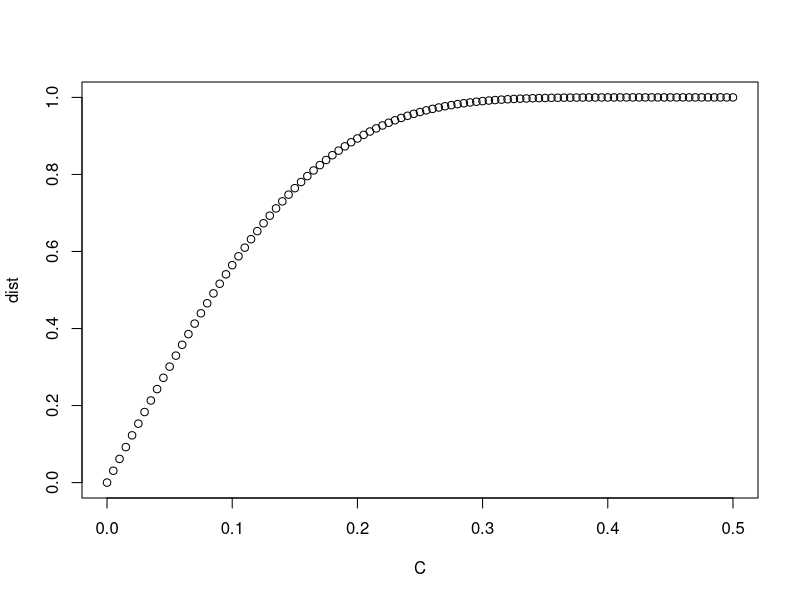
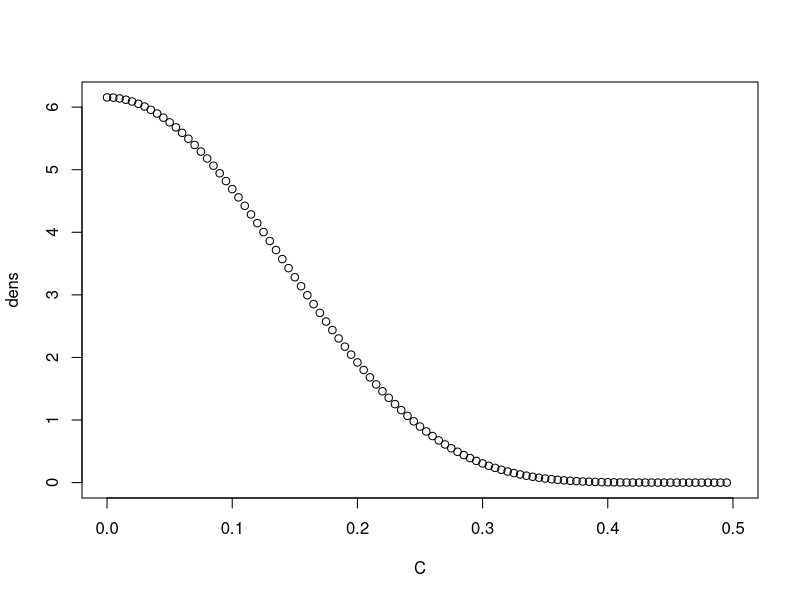
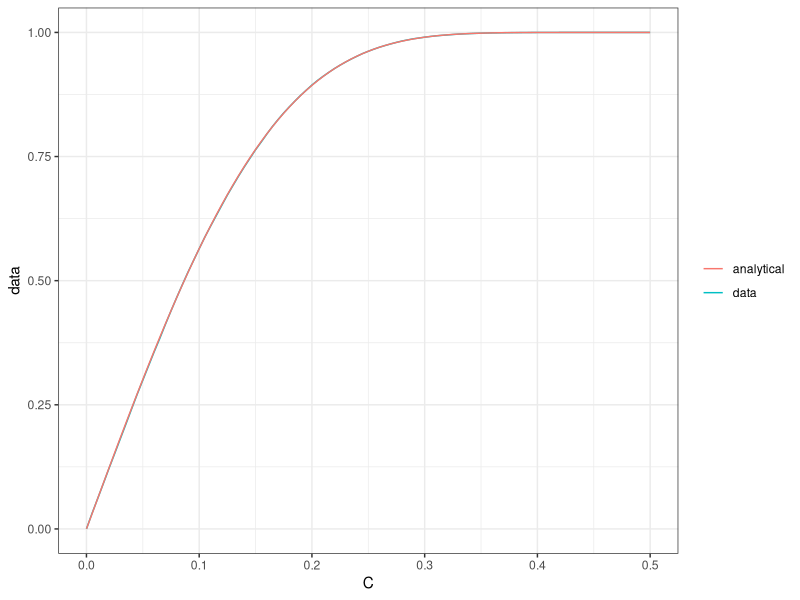
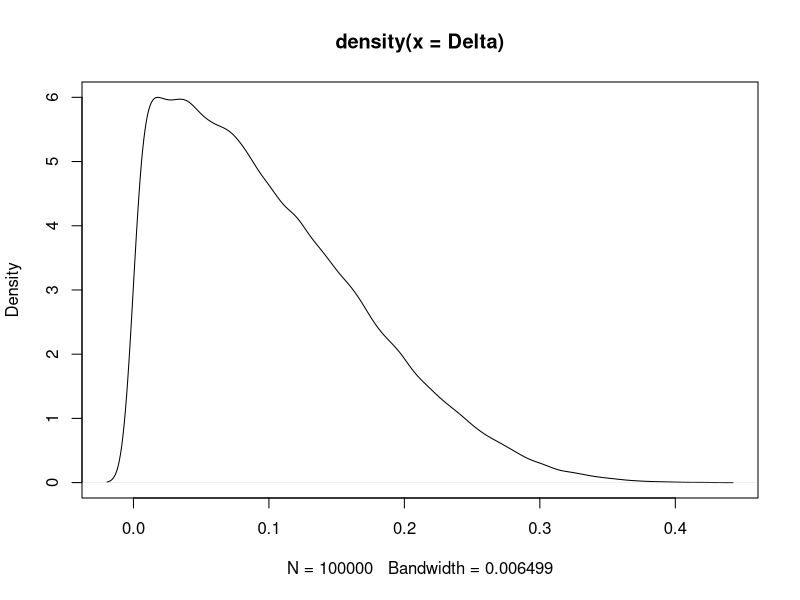
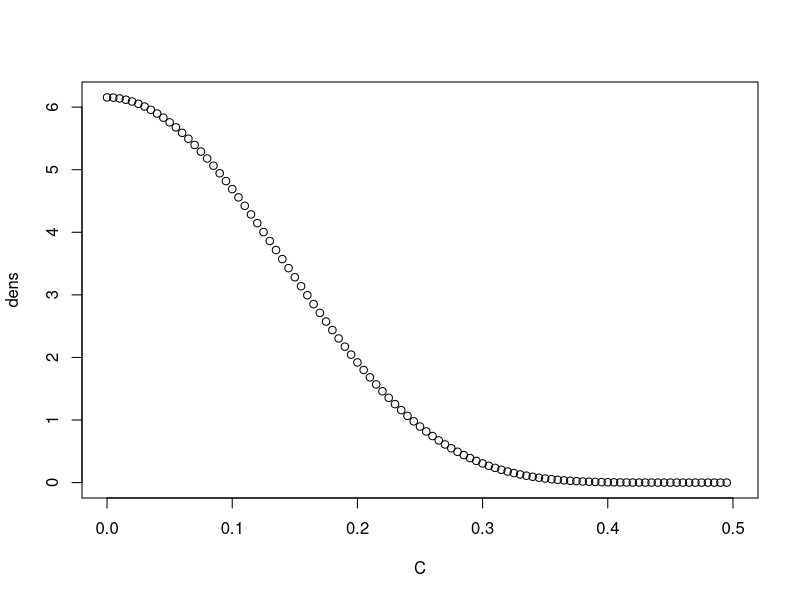
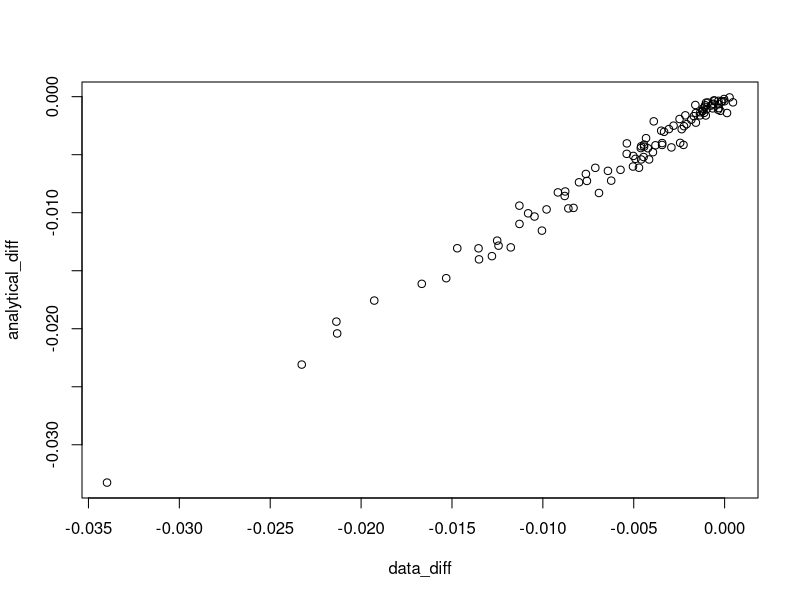
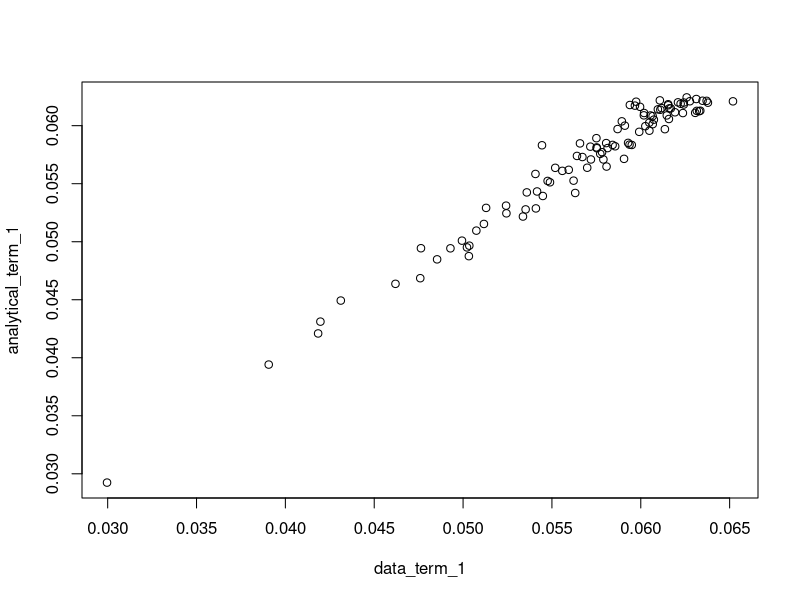
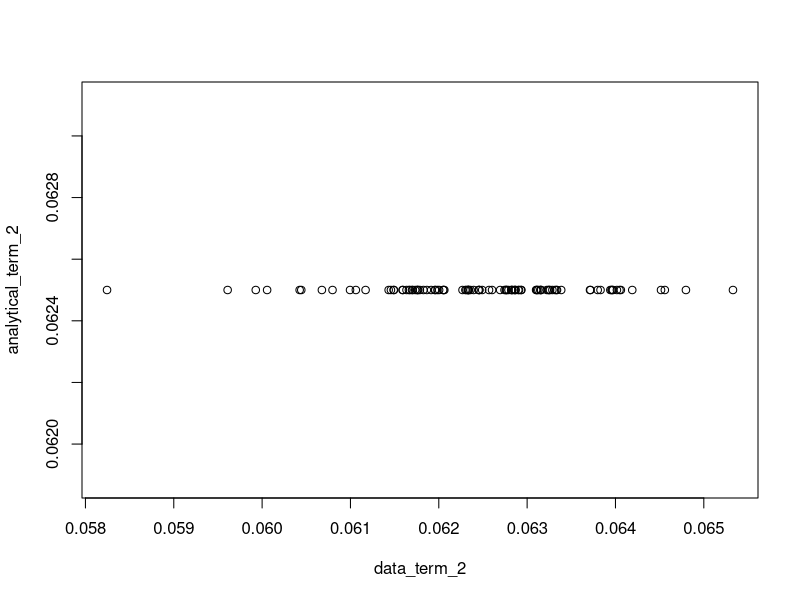

These figures' R source, in order:
#################################### SUMMARY ################################### 

# This scipt performs Monte Carlo for the feasible reordered IV estimator

# The first stage is assumed to be
# D = 1(z * x'd - V > 0)
# where the marginal distribution of V is N(0, 1), so the propensity score is
# p(x,z) = Phi(z * x'd)
# x'd controls the sign of the relationship between Z and D. 

# The second stage is 
# Y(0) = U(0)
# Y(1) = B_0 + psi(x'B) + U(1)
# Y = Y(0) + D(Y(1) - Y(0))
# where psi() is a function which varies between specifications and
# (V, U(1), U(0)) are jointly normal. 

################################# FRONT MATTER #################################

rm(list = ls())
gc()

library(mvtnorm)
library(ggplot2)
library(dplyr)
library(tidyr)
library(boot)
library(xtable)

path <- getwd()

################################## CALIBRATION #################################

# Find constraints on d'd that give the desired number of compliers and defiers

kernel <- function(z, sd_d)(
  
  return((pnorm(z) - pnorm(0)) * dnorm(z, mean = 0, sd = sd_d))
  
)

# initial guess
n_points <- 101
sd_d <- seq(0.01, 5, length.out = n_points)
compliers <- rep(0, n_points)

for (i in 1:n_points){
  
  compliers[i] <- integrate(kernel, lower = 0, upper = Inf, sd_d = sd_d[i])$value
  
}

target <- 0.05 # share of compliers (half the share of switchers)
e_tol <- 0.00000001 # error tolerance

index <- which.min(abs(compliers - target))
upper <- sd_d[min(n_points, index + 1)]
lower <- sd_d[max(1, index - 1)]
error <- abs(compliers[index] - target)

# quick loop to improve
while(error > e_tol){
  
  sd_d <- seq(lower, upper, length.out = n_points)
  for (i in 1:n_points){
    
    compliers[i] <- integrate(kernel, lower = 0, upper = Inf, sd_d = sd_d[i])$value
    
  }
  
  index <- which.min(abs(compliers - target))
  upper <- sd_d[min(n_points, index + 1)]
  lower <- sd_d[max(1, index - 1)]
  error <- abs(compliers[index] - target)
  
}

# final answer
sd_d <- sd_d[index]

############################## VALIDATE PARAMETERS #############################

# Switcher share
K <- 3 # number of X variables
n <- 100000
X <- matrix(rnorm(n * K), nrow = n, ncol = K)

d <- runif(K, min = -1, max = 1)
d <- d * sd_d / sqrt(sum(d * d))

mean(abs(pnorm(X %*% matrix(d, nrow = K, ncol = 1)) - pnorm(0)))
2 * target

############################### SWITCHER DENSITY ###############################

n_points <- 101
C <- seq(0, 1/2, length.out = n_points)
dens <- rep(0, n_points)
dist <- rep(0, n_points)

# sd_d <- 1

for (i in 1:n_points){
  
  dist[i] <- pnorm(qnorm(pnorm(0) + C[i]), mean = 0, sd = sd_d) -
    pnorm(qnorm(pnorm(0) - C[i]), mean = 0, sd = sd_d)
  dens[i] <- (1 / dnorm(qnorm(pnorm(0) + C[i]))) * 
    dnorm(qnorm(pnorm(0) + C[i]), mean = 0, sd = sd_d) + 
    (1 / dnorm(qnorm(pnorm(0) - C[i]))) *
    dnorm(qnorm(pnorm(0) - C[i]), mean = 0, sd = sd_d)
  
}

plot(C, dist)
plot(C, dens)

# verify by simulation
K <- 3
n <- 100000
d <- runif(K, min = - 1, max  = 1)
d <- d * sd_d / sqrt(sum(d ^ 2))
X <- matrix(rnorm(n * K), nrow = n, ncol = K)
Xd <- X %*% as.matrix(d, nrow = K, ncol = 1)
Delta <- abs(pnorm(Xd) - pnorm(0))

emp_dist <- ecdf(Delta)
data_dist <- rep(0, n_points)

for (i in 1:n_points){
  
  data_dist[i] <- emp_dist(C[i])
  
}

plot_data <- data.frame(C = C, data = data_dist, analytical = dist)
plot_data %>% ggplot() + 
  geom_line(aes(x = C, y = data, col = "data")) + 
  geom_line(aes(x = C, y = analytical, col = "analytical")) + 
  theme_bw() + 
  theme(legend.title = element_blank())

data_dens <- density(Delta)
plot(data_dens)
plot(C, dens)

###################### EFFECT OF ESTIMATION ON DENOMINATOR #####################

kernel_one <- function(z, sd_d){
  
  return((pnorm(z) - pnorm(0)) * dnorm(z, mean = 0, sd = sd_d))
  
}

kernel_two <- function(z, sd_d, rho_dd){

  return((1 - pnorm(-rho_dd * z / (sd_d * sqrt(1 - rho_dd ^ 2)))) * 
    (pnorm(z) - pnorm(0)) * dnorm(z, mean = 0, sd = sd_d))
}

K <- 3

pZ <- 1 / 2
Var_Z <- pZ * (1 - pZ)

n <- 100000

runs <- 100
data_diff <- rep(0, runs)
analytical_diff <- rep(0, runs)
data_term_1 <- rep(0, runs)
data_term_2 <- rep(0, runs)
analytical_term_1 <- rep(0, runs)
analytical_term_2 <- rep(0, runs)
rho_record <- rep(0, runs)
 
for (i in 1:runs){
  
  d <- runif(K, min = - 1, max  = 1)
  d <- d / sqrt(sum(d ^ 2))
  d_hat <- d + rnorm(K, mean = 0, sd = 1 / 4)
  
  sd_d <- sqrt(sum(d ^ 2))
  sd_d_hat <- sqrt(sum(d_hat ^ 2))
  rho_dd <- sum(d * d_hat) / (sd_d * sd_d_hat)
  rho_record[i] <- rho_dd

  X <- matrix(rnorm(n * K), nrow = n, ncol = K)
  Xd <- X %*% as.matrix(d, nrow = K, ncol = 1)
  Xd_hat <- X %*% as.matrix(d_hat, nrow = K, ncol = 1)
  
  s <- 2 * as.numeric(Xd >= 0) - 1
  s_hat <- 2 * as.numeric(Xd_hat >= 0) - 1
  
  Z <- rbinom(n, 1, pZ)
  Z_tilde <- Z - mean(Z)
  
  V <- rnorm(n)
  D <- as.numeric(Z * Xd >= V)
  
  data_term_1[i] <- mean(s_hat * D * Z_tilde)
  data_term_2[i] <- mean(s * D * Z_tilde)
  
  data_diff[i] <- data_term_1[i] - data_term_2[i]
  
  analytical_term_1[i] <- 2 * Var_Z * 
    integrate(kernel_two, 
              lower = -Inf, 
              upper = Inf, 
              sd_d = sd_d, 
              rho_dd = rho_dd)$value
  
  analytical_term_2[i] <- 2 * Var_Z * 
    integrate(kernel_one, lower = 0, upper = Inf, sd_d = sd_d)$value
  
  analytical_diff[i] <- analytical_term_1[i] - analytical_term_2[i]

}

plot(data_diff, analytical_diff)
plot(data_term_1, analytical_term_1)
plot(data_term_2, analytical_term_2)

plot(rho_record, data_diff)
plot(rho_record, analytical_diff)

################################## CHECK LATES #################################

K <- 3
d <- runif(K, min = - 1, max = 1)
d <- d / sqrt(sum(d ^ 2))

# # Randomly generate a covariance matrix for the unobservables
# A <- matrix(runif(9, -1, 1), 3, 3)
# sigma <- A %*% t(A)
# # Scale to be a correlation matrix
# for (k in 1:3){
# 
#   sd_k <- sqrt(sigma[k, k])
#   sigma[, k] <- sigma[, k] / sd_k
#   sigma[k, ] <- sigma[k, ] / sd_k
# 
# }

# prespecified correlation matrix, variable order is (U1, U0, V)
sigma <- diag(1, K)
sigma[2, 1] <- -0.25
sigma[3, 1] <- -0.5
sigma[3, 2] <- 0.5
sigma[1, 2] <- -0.25
sigma[1, 3] <- -0.5
sigma[2, 3] <- 0.5

results <- list()

# randomly draw X
X <- rnorm(3, mean = 0, sd = 1)
Xd <- sum(X * d)
results$Xd = Xd

# LATE by simulation
n <- 100000

U <- rmvnorm(n, mean = rep(0, 3), sigma = sigma)
colnames(U) <- c("U1", "U0", "V")
U <- data.frame(U)

Z <- rbinom(n, 1, 1 / 2)
D <- (Z * Xd >= U$V)
Y <- U$U0 + D * (U$U1 - U$U0)

data <- data.frame(Y = Y, D = D, Z = Z)

# data LATE
cov(Y, Z) / cov(D, Z)

D_hat <- lm(D ~ Z, data = data)$fitted.values
results$data <- lm(Y ~ D_hat)$coefficients[2]

# analytical LATE
results$analytical <- 
  (sigma[3, 1] - sigma[3, 2]) * (dnorm(0) - dnorm(Xd)) / (pnorm(Xd) - pnorm(0))

results

#################### EXPECTED TREATMENT EFFECTS (PSI = X'B) ####################

# Assume psi(X'B) = X'B. Get the expected treatment effect. Note that, in this
# case, treatment effects are largest (in magnitude) for strata with the most
# switchers. 
 
# prespecified correlation matrix, variable order is (U1, U0, V)
sigma <- diag(1, 3)
sigma[2, 1] <- -0.25
sigma[3, 1] <- -0.5
sigma[3, 2] <- 0.5
sigma[1, 2] <- -0.25
sigma[1, 3] <- -0.5
sigma[2, 3] <- 0.5

rho_1V <- sigma[3, 1]
rho_0V <- sigma[3, 2]

K <- 3 # number of controls
n_points <- 101 # number of switcher values where we evaluate E[tau]

# Randomly generate parameter vectors 
d <- runif(K, -1, 1)
d <- d / sqrt(sum(d ^ 2))
B <- runif(K, -1, 1)
B <- B / sqrt(sum(B ^ 2))
B_0 <- 1 # ATE

# Values of switcher mass
C <- seq(-1 / 2, 1 / 2, length.out = n_points)
E_tau <- rep(0, n_points) # expected treatment effect

sd_d <- sqrt(sum(d ^ 2))
sd_B <- sqrt(sum(B ^ 2))
rho_Bd <- sum(B * d) / (sd_d * sd_B)

for (i in 1:n_points){
  
  # implied value of X'd from C
  Xd <- qnorm(pnorm(0) + C[i])
  
  # evaluate the expected treatment effect
  if (Xd == 0){
    E_tau[i] <- B_0
  }else{
    E_tau[i] <- B_0 + sd_d * rho_Bd * Xd  / sd_B + 
      (rho_1V - rho_0V) * (dnorm(0) - dnorm(Xd)) / (pnorm(Xd) - pnorm(0))
  }
  
}

# validate using data
n <- 100000

X <- matrix(rnorm(n *K), nrow = n, ncol = K)
Xd <- X %*% as.matrix(d, nrow = K, ncol = 1)
XB <- X %*% as.matrix(B, nrow = K, ncol = 1)

Z <- rbinom(n, 1, 1 / 2)

U <- rmvnorm(n, mean = rep(0, K), sigma = sigma)
colnames(U) <- c("U1", "U0", "V")
U <- data.frame(U)
Y_0 <- U$U0
Y_1 <- B_0 + XB + U$U1
D <- (Z * Xd >= U$V)
Y <- Y_0 + D * (Y_1 - Y_0)

data <- data.frame(Y = Y, Z = Z, D = D, Xd = Xd, XB = XB)
data$C <- pnorm(Xd) - pnorm(0)

# rnadomly draws points and evaluate
n_draws <- 100
comparison <- matrix(0, nrow = n_draws, ncol = 3)
colnames(comparison) <- c("Xd", "data", "analytical")
comparison <- data.frame(comparison)

for (i in 1:n_draws){
  
  X <- rnorm(K)
  Xd <- sum(X * d)
  comparison$Xd[i] <- Xd
  
  lower <- min(0, Xd)
  upper <- max(0, Xd)
  include <- as.logical((U$V > lower) * (U$V < upper))
  
  XB <- rnorm(n, mean = sd_B * rho_Bd * Xd / sd_d, sd = sd_B * sqrt(1 - rho_Bd ^ 2))
  
  comparison$data[i] <- B_0 + mean(XB) + mean((U$U1 - U$U0)[include])
  comparison$analytical[i] <- B_0 + sd_d * rho_Bd * Xd  / sd_B + 
    (rho_1V - rho_0V) * (dnorm(0) - dnorm(Xd)) / (pnorm(Xd) - pnorm(0)) 
  
}

plot(comparison$analytical, comparison$data)
plot(comparison$Xd, comparison$analytical)
plot(comparison$Xd, comparison$data)

######################### VARIANCE OF TREATMENT EFFECTS ########################

kernel_one <- function(z, sd_d){
  
  return((dnorm(0) - dnorm(z)) * z * dnorm(z, mean = 0, sd = sd_d) / 
           (pnorm(z) - pnorm(0)))
  
}

kernel_two <- function(z, sd_d){
  
  return((dnorm(0) - dnorm(z)) ^ 2 * dnorm(z, mean = 0, sd = sd_d) / 
           ((pnorm(z) - pnorm(0)) ^ 2))
  
}

sigma <- diag(1, 3)
sigma[2, 1] <- -0.25
sigma[3, 1] <- -0.5
sigma[3, 2] <- 0.5
sigma[1, 2] <- -0.25
sigma[1, 3] <- -0.5
sigma[2, 3] <- 0.5

rho_1V <- sigma[3, 1]
rho_0V <- sigma[3, 2]

K <- 3

runs <- 100
analytical_var <- rep(0, 100)
data_var <- rep(0, 100)

B_0 <- 1
n <- 100000

for (i in 1:runs){
  
  d <- runif(K, -1, 1)
  # d <- d / sqrt(sum(d ^ 2))
  B <- runif(K, -1, 1)
  # B <- B / sqrt(sum(B ^ 2))
  sd_d <- sqrt(sum(d ^ 2))
  sd_B <- sqrt(sum(B ^ 2))
  rho_Bd <- sum(B * d) / (sd_d * sd_B)
  
  analytical_var[i] <- sd_B ^ 2 + 
    2 * (rho_1V - rho_0V) * (sd_B * rho_Bd / sd_d) * 
    integrate(kernel_one, lower = -Inf, upper = Inf, sd_d = sd_d)$value +
    2 * (rho_1V - rho_0V) ^ 2 * 
    integrate(kernel_two, lower = 0, upper = Inf, sd_d = sd_d)$value
  
  # Validate by simulation
  X <- matrix(rnorm(n * K), nrow = n, ncol = K)
  Xd <- X %*% matrix(d, nrow = K, ncol = 1)
  XB <- X %*% matrix(B, nrow = K, ncol = 1)
  
  tau_X <- B_0 + XB + (rho_1V - rho_0V) * (dnorm(0) - dnorm(Xd)) / 
    (pnorm(Xd) - pnorm(0))
  data_var[i] <- var(tau_X)
  
}

plot(data_var, analytical_var)

####################### EFFECT OF ESTIMATION ON NUMERATOR ######################

kernel_one <- function(z, d0, d0_hat, rho_dd, sd_d){
  
  return(
    (1 - (d0 + z >= 0) - 
       pnorm(-(d0_hat + rho_dd * z) / (sd_d * sqrt(1 - rho_dd ^ 2)))) * 
      (pnorm(d0 + z) - pnorm(0)) * dnorm(z, mean = 0, sd = sd_d))

}

kernel_two <- function(z, d0, d0_hat, rho_dd, sd_d){
  
  return(dnorm(-(d0_hat + rho_dd * z) / (sd_d * sqrt(1 - rho_dd ^ 2))) * 
      (pnorm(d0 + z) - pnorm(0)) * dnorm(z, mean = 0, sd = sd_d))
  
}

kernel_three <- function(z, d0, d0_hat, rho_dd, sd_d){
  
  return(
    (1 - (d0 + z >= 0) - 
       pnorm(-(d0_hat + rho_dd * z) / (sd_d * sqrt(1 - rho_dd ^ 2)))) * 
      (pnorm(d0 + z) - pnorm(0)) * z * dnorm(z, mean = 0, sd = sd_d))
  
}

kernel_four <- function(z, d0, d0_hat, rho_dd, sd_d){
  
  return(
    (1 - (d0 + z >= 0) - 
       pnorm(-(d0_hat + rho_dd * z) / (sd_d * sqrt(1 - rho_dd ^ 2)))) * 
      (dnorm(0) - dnorm(d0 + z)) * dnorm(z, mean = 0, sd = sd_d))
  
}

K <- 3
n <- 100000

sigma <- diag(1, 3)
sigma[2, 1] <- -0.25
sigma[3, 1] <- -0.5
sigma[3, 2] <- 0.5
sigma[1, 2] <- -0.25
sigma[1, 3] <- -0.5
sigma[2, 3] <- 0.5

rho_1V <- sigma[3, 1]
rho_0V <- sigma[3, 2]

pZ <- 1 / 2
Var_Z <- pZ * (1 - pZ)

# constants
d0 <- 0.2
B0 <- 0.75

# Specify lengths and inner product for d and B
sd_d <- 0.75
sd_B <- 1.25
rho_Bd <- 0.5

runs <- 100
data_term_1 <- rep(0, runs)
data_term_2 <- rep(0, runs)
data_term_3 <- rep(0, runs)
analytical_term_1 <- rep(0, runs)
analytical_term_2 <- rep(0, runs)
analytical_term_3 <- rep(0, runs)

for (i in 1:runs){
  
  # Generate B and d subject to constraints
  # Construct orthogonal vectors 
  e_1 <- runif(K, min = - 1, max = 1)
  u <- runif(K, min = - 1, max = 1)
  e_2 <- u - sum(e_1 * u) * e_1 / (sum(e_1 ^ 2))
  e_1 <- e_1 / sqrt(sum(e_1 ^ 2))
  e_2 <- e_2 / sqrt(sum(e_2 ^ 2))
  
  # Use e_1 and e_2 to build d and B
  d <- e_1 * sd_d
  B <- sd_B * (rho_Bd * e_1 + sqrt(1 - rho_Bd ^ 2) * e_2)
  
  # randomly perturbed "estimates"
  d_hat <- d + rnorm(K, mean = 0, sd = 1 / 4)
  d0_hat <- d0 + rnorm(1, mean = 0, sd = 1 / 4)
  sd_d_hat <- sqrt(sum(d_hat ^ 2))
  rho_dd <- sum(d * d_hat) / (sd_d * sd_d_hat)
  rho_Bd_hat <- sum(B * d_hat) / (sd_B * sd_d_hat)
  
  X <- matrix(rnorm(n * K), nrow = n, ncol = K)
  Xd <- X %*% as.matrix(d, nrow = K, ncol = 1)
  Xd_hat <- X %*% as.matrix(d_hat, nrow = K, ncol = 1)
  XB <- X %*% as.matrix(B, nrow = K, ncol = 1)
  
  s <- 2 * as.numeric(d0 + Xd >= 0) - 1
  s_hat <- 2 * as.numeric(d0_hat + Xd_hat >= 0) - 1
  
  Z <- rbinom(n, 1, pZ)
  Z_tilde <- Z - mean(Z)
  
  U <- rmvnorm(n, mean = rep(0, K), sigma = sigma)
  colnames(U) <- c("U1", "U0", "V")
  U <- data.frame(U)
  
  D <- as.numeric(Z * (d0 + Xd) >= U$V)
  
  Y <- (1 - D) * U$U0 + D * (B0 + XB + U$U1)
  
  # Term 1 (B_0)
  data_term_1[i] <- B0 * mean((s_hat - s)* D * Z_tilde)
  analytical_term_1[i] <- 2 * Var_Z * B0 * 
    integrate(kernel_one, lower = -Inf, upper = Inf,
              d0 = d0, d0_hat = d0_hat, rho_dd = rho_dd, sd_d = sd_d)$value
   
  
  # Term 2 (XB) 
  data_term_2[i] <- mean((s_hat - s) * D * XB * Z_tilde)
  analytical_term_2[i] <- 2 * Var_Z * (
    (sd_B * (rho_Bd_hat - rho_dd * rho_Bd) / sqrt(1 - rho_dd ^ 2)) *
      integrate(kernel_two, lower = -Inf, upper = Inf, 
                d0 = d0, d0_hat = d0_hat, rho_dd = rho_dd, sd_d = sd_d)$value +
      (sd_B * rho_Bd / sd_d) *
      integrate(kernel_three, lower = -Inf, upper = Inf, 
                d0 = d0, d0_hat = d0_hat, rho_dd = rho_dd, sd_d = sd_d)$value
  )
  
  # Term 3 (unobservables)
  data_term_3[i] <- mean((s_hat - s) * ((1 - D) * U$U0 + D * U$U1) * Z_tilde)
  
  analytical_term_3[i] <- 2 * (rho_1V - rho_0V) * Var_Z * 
    integrate(kernel_four, lower = -Inf, upper = Inf,
              d0 = d0, d0_hat = d0_hat, rho_dd = rho_dd, sd_d = sd_d)$value
 
}

data_total <- data_term_1 + data_term_2 + data_term_3
analytical_total <- analytical_term_1 + analytical_term_2 + analytical_term_3

plot(data_term_1, analytical_term_1)
plot(data_term_2, analytical_term_2)
plot(data_term_3, analytical_term_3)
plot(data_total, analytical_total)

################################# TSLS ESTIMAND ################################

kernel_one <- function(z, d0, sd_d){
  
  return((2 * (d0 + z >= 0) - 1) * (pnorm(d0 + z) - pnorm(0)) * 
           dnorm(z, mean = 0, sd = sd_d))
  
}

kernel_two <- function(z, d0, sd_d){
  
  return((2 * (d0 + z >= 0) - 1) * (pnorm(d0 + z) - pnorm(0)) * 
           z * dnorm(z, mean = 0, sd = sd_d))
  
}

kernel_three <- function(z, d0, sd_d){
  
  return((2 * (d0 + z >= 0) - 1) * (dnorm(0) - dnorm(d0 + z)) * 
           dnorm(z, mean = 0, sd = sd_d))
  
}

K <- 3
n <- 100000

sigma <- diag(1, 3)
sigma[2, 1] <- -0.25
sigma[3, 1] <- -0.5
sigma[3, 2] <- 0.5
sigma[1, 2] <- -0.25
sigma[1, 3] <- -0.5
sigma[2, 3] <- 0.5

rho_1V <- sigma[3, 1]
rho_0V <- sigma[3, 2]

pZ <- 1 / 2
Var_Z <- pZ * (1 - pZ)

# constants
d0 <- 0.2
B0 <- 0.75

# Specify lengths and inner product for d and B
sd_d <- 0.75
sd_B <- 1.25
rho_Bd <- 0.5

runs <- 100
data_denom <- rep(0, runs)
data_num_1 <- rep(0, runs)
data_num_2 <- rep(0, runs)
data_num_3 <- rep(0, runs)

analytical_denom  <- Var_Z * 
  integrate(kernel_one, lower = -Inf, upper = Inf, d0 = d0, sd_d = sd_d)$value
analytical_num_1 <- Var_Z * B0 * 
  integrate(kernel_one, lower = -Inf, upper = Inf, 
            d0 = d0, sd_d = sd_d)$value
analytical_num_2 <- Var_Z * (sd_B * rho_Bd / sd_d) *
  integrate(kernel_two, lower = -Inf, upper = Inf, 
            d0 = d0, sd_d = sd_d)$value 
analytical_num_3 <- Var_Z * (rho_1V - rho_0V) * 
  integrate(kernel_three, lower = -Inf, upper = Inf, 
            d0 = d0, sd_d = sd_d)$value    
analytical_num <- analytical_num_1 + analytical_num_2 + analytical_num_3

for (i in 1:runs){
  
  # Generate B and d subject to constraints
  # Construct orthogonal vectors 
  e_1 <- runif(K, min = - 1, max = 1)
  u <- runif(K, min = - 1, max = 1)
  e_2 <- u - sum(e_1 * u) * e_1 / (sum(e_1 ^ 2))
  e_1 <- e_1 / sqrt(sum(e_1 ^ 2))
  e_2 <- e_2 / sqrt(sum(e_2 ^ 2))
  
  # Use e_1 and e_2 to build d and B
  d <- e_1 * sd_d
  B <- sd_B * (rho_Bd * e_1 + sqrt(1 - rho_Bd ^ 2) * e_2)
  
  X <- matrix(rnorm(n * K), nrow = n, ncol = K)
  Xd <- X %*% as.matrix(d, nrow = K, ncol = 1)
  XB <- X %*% as.matrix(B, nrow = K, ncol = 1)
  
  s <- 2 * as.numeric(d0 + Xd >= 0) - 1

  Z <- rbinom(n, 1, pZ)
  Z_tilde <- Z - mean(Z)
  
  U <- rmvnorm(n, mean = rep(0, K), sigma = sigma)
  colnames(U) <- c("U1", "U0", "V")
  U <- data.frame(U)
  
  D <- as.numeric(Z * (d0 + Xd) >= U$V)
  
  Y <- (1 - D) * U$U0 + D * (B0 + XB + U$U1)
  
  # Denominator
  data_denom[i] <- mean(s * D * Z_tilde)
 
  # Numerator
  data_num_1[i] <- B0 * mean(s * D * Z_tilde)
  data_num_2[i] <- mean(s * D * XB * Z_tilde)
  data_num_3[i] <- mean(s * ((1 - D) * U$U0 + D * U$U1) * Z_tilde)
  
}

data_num <- data_num_1 + data_num_2 + data_num_3

plot(data_denom, rep(analytical_denom, runs))
plot(data_num, rep(analytical_num, runs))
mean(data_num)
analytical_num

plot(data_num_1, rep(analytical_num_1, runs))
mean(data_num_1)
analytical_num_1
plot(data_num_2, rep(analytical_num_2, runs))
mean(data_num_2)
analytical_num_2
plot(data_num_3, rep(analytical_num_3, runs))
mean(data_num_3)
analytical_num_3

data_tau <- data_num / data_denom
analytical_tau <- analytical_num / analytical_denom
plot(data_tau, rep(analytical_tau, runs))
